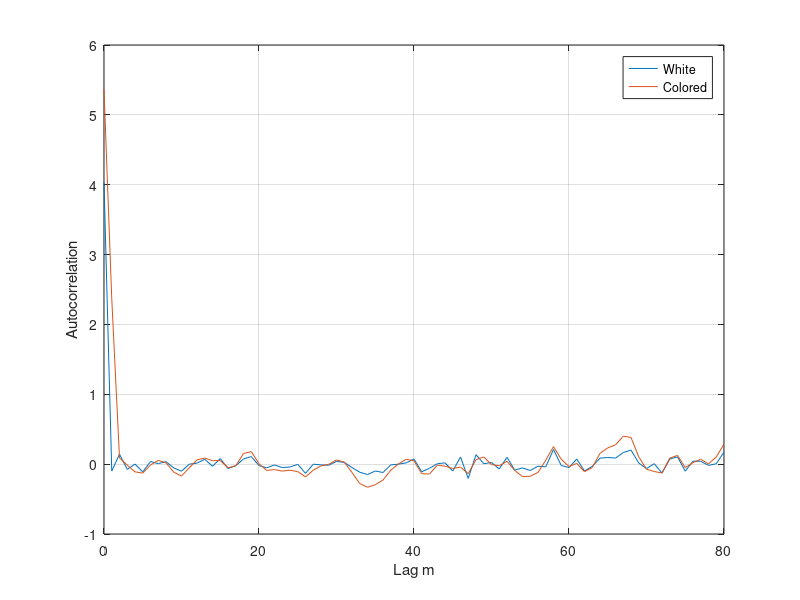
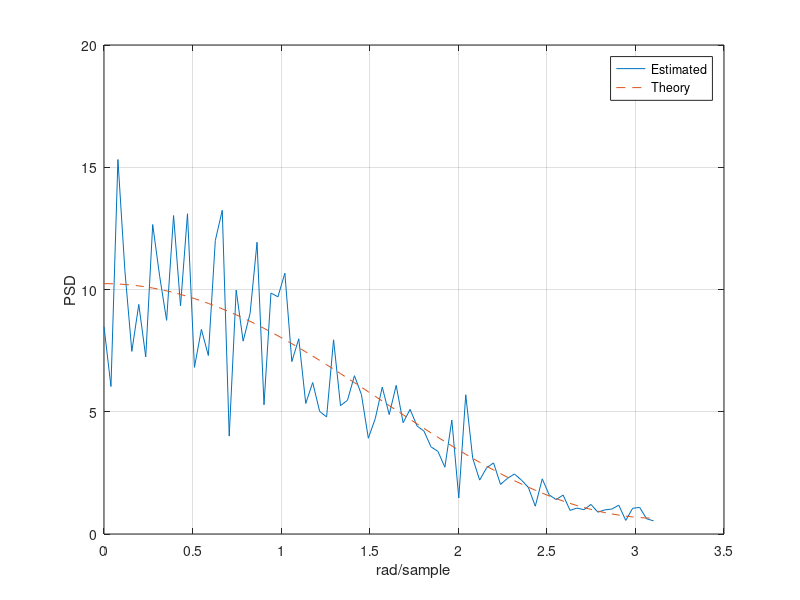

Reproduce these figures in MATLAB, in order.
% Chapter17_Lesson2.m
% Autocorrelation, PSD, and White Noise Models (MATLAB / Simulink)

clear; clc; close all; rng(17);

N = 2048; sigma = 2.0; b = 0.6;
w = sigma * randn(N,1);             % white noise
x = filter([1 b], 1, w);            % x[n] = w[n] + b w[n-1]

M = 80;
RwFull = xcorr(w-mean(w), M, 'biased');
RxFull = xcorr(x-mean(x), M, 'biased');
Rw = RwFull(M+1:end);
Rx = RxFull(M+1:end);

Re = [Rx; Rx(end-1:-1:2)];
Sx = real(fft(Re));
omega = 2*pi*(0:length(Sx)-1)'/length(Sx);
SxTheory = sigma^2 * (1 + b^2 + 2*b*cos(omega));

fprintf('R_w(0) = %.6f\n', Rw(1));
fprintf('R_x(0) = %.6f\n', Rx(1));
fprintf('Theo R_x(0) = %.6f\n', sigma^2*(1+b^2));

figure; plot(0:M, Rw, 0:M, Rx); grid on;
xlabel('Lag m'); ylabel('Autocorrelation'); legend('White','Colored');

figure; half = 1:floor(length(Sx)/2);
plot(omega(half), Sx(half), omega(half), SxTheory(half), '--'); grid on;
xlabel('rad/sample'); ylabel('PSD'); legend('Estimated','Theory');

% Simulink setup:
% 1) Band-Limited White Noise block
% 2) Discrete Transfer Fcn with numerator [1 b], denominator [1]
% 3) Spectrum Analyzer + Scope
